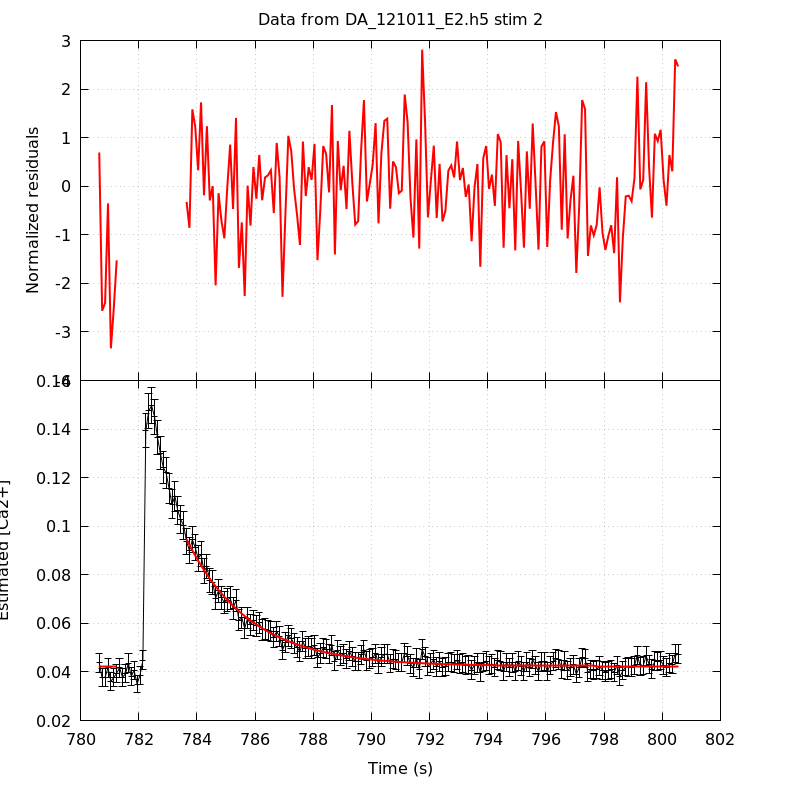

Write gnuplot code to recreate this figure.
unset key
set grid
set multiplot title 'Data from DA_121011_E2.h5 stim 2' noenhanced layout 2,1 margins 0.1,0.9,0.1,0.95 spacing 0,0
set ylabel 'Normalized residuals'
set xtics format ''
plot 'DA_121011_E2_aba_RatioFit_s2' using 1:4 with lines linecolor rgb 'red' linewidth 2
set format x '%g'
set xlabel 'Time (s)'
set ylabel 'Estimated [Ca2+]'
plot 'DA_121011_E2_aba_CaRatio_s2' using 1:2:($3*1.96) with yerrorlines \
     linecolor rgb 'black' linewidth 1,                \
     'DA_121011_E2_aba_RatioFit_s2' using 1:3 with lines linecolor rgb 'red'\
     linewidth 2
unset multiplot
